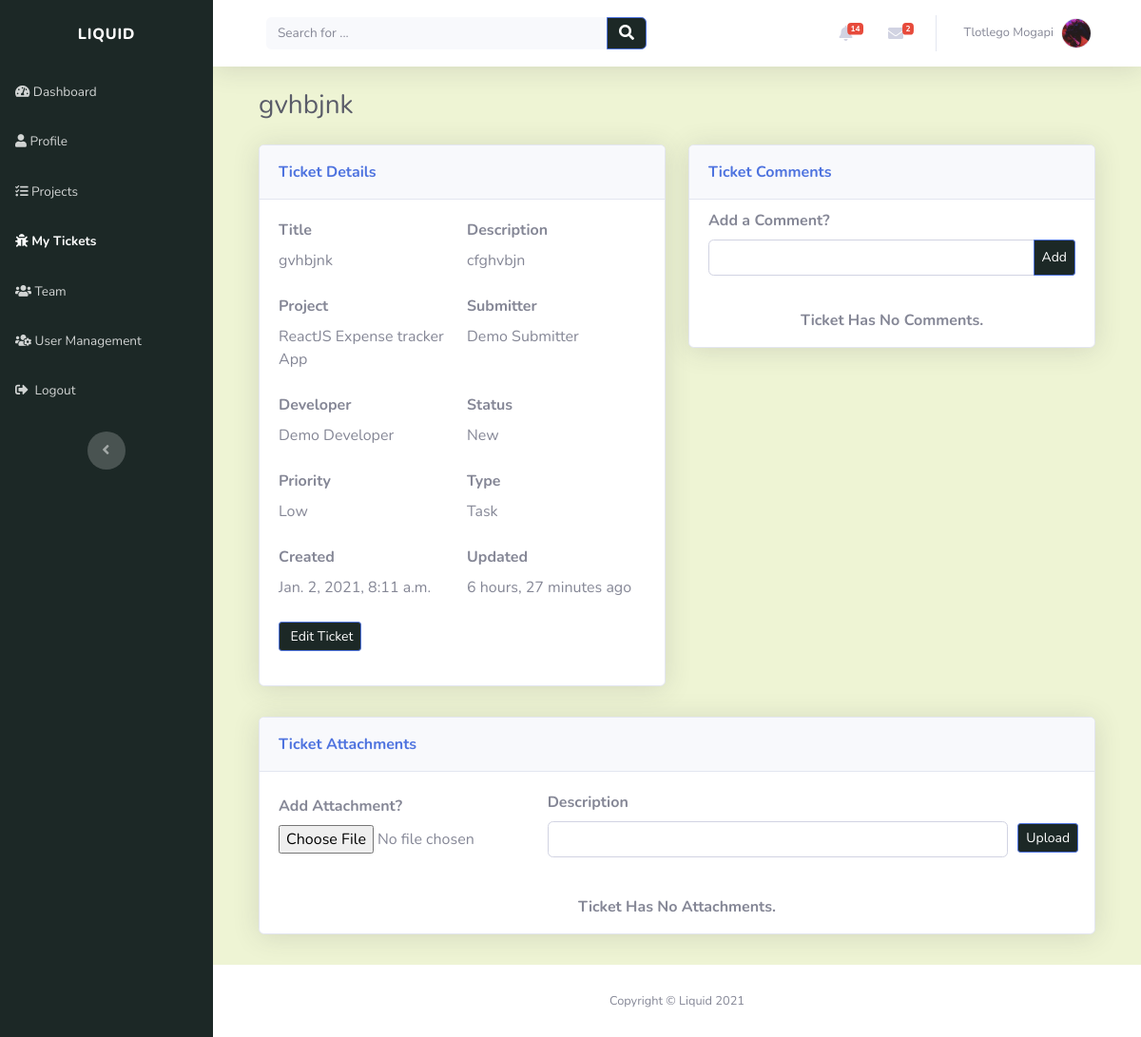
/tickets/gvhbjnk-5fuubjwz/ (signed in), run on an earlier commit of the app's database.
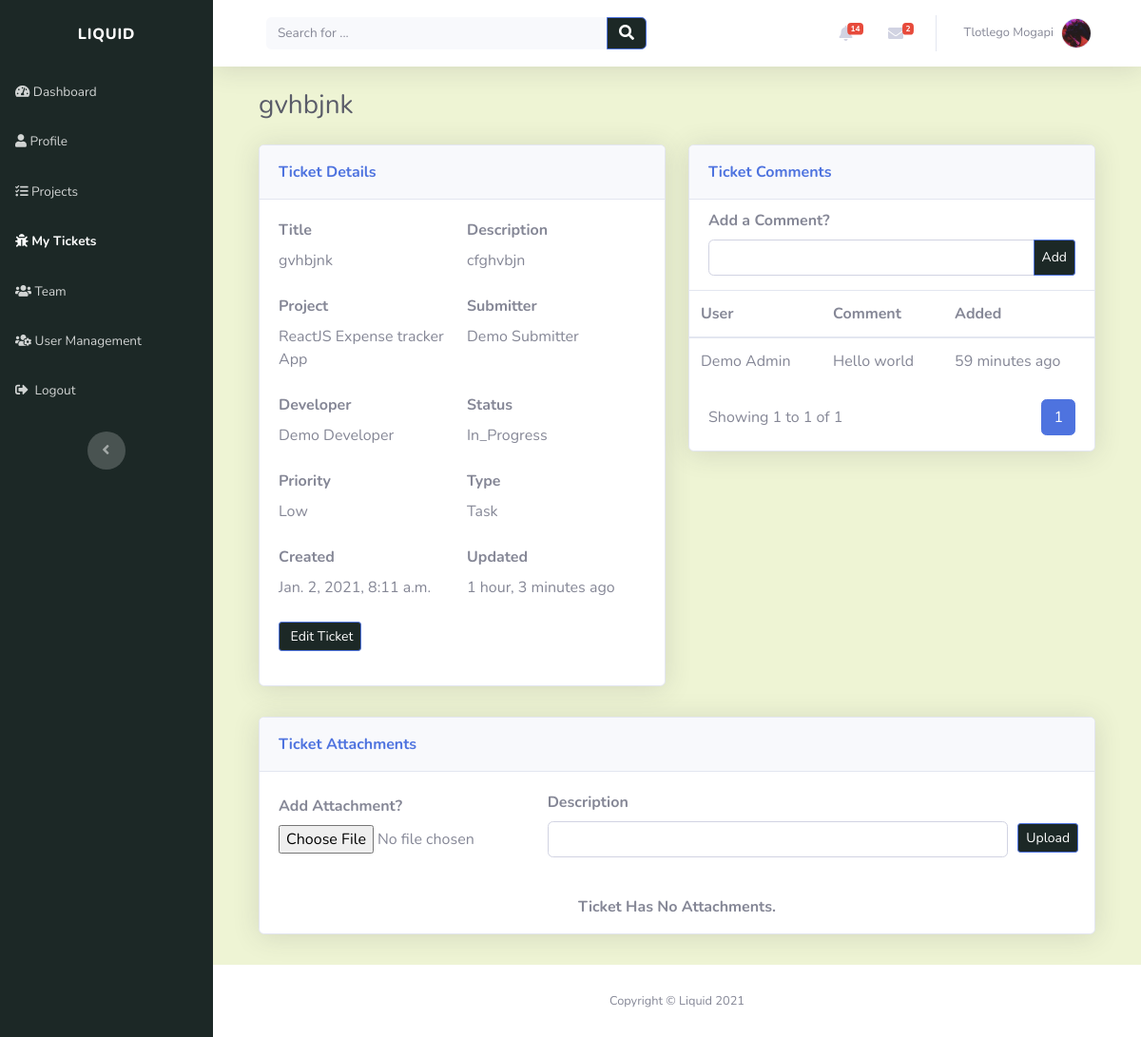
And on a later commit of the database.
### account/models.py (models this page shows, shortened)
class Profile(models.Model):
    user = models.OneToOneField(settings.AUTH_USER_MODEL, on_delete=models.CASCADE, unique=True)
    profile_picture = models.ImageField(default='profile_images/default.jpg', upload_to='profile_images', blank=True)
    website = models.URLField(blank=True)
    first_name = models.CharField(max_length=30, blank=True)
    last_name = models.CharField(max_length=30, blank=True)
    address = models.CharField(max_length=50, blank=True)
    city = models.CharField(max_length=50, blank=True)
    country = models.CharField(max_length=50, blank=True)
    slug = models.SlugField(unique=True, blank=True)

### tickets/models.py (models this page shows)
class Ticket(models.Model):
    TICKET_PRIORITY = (
        ('LOW', 'Low'),
        ('MEDIUM', 'Medium'),
        ('HIGH', 'High'),
    )
    TICKET_STATUS = (
        ('NEW', 'New'),
        ('IN_PROGRESS', 'In Progress'),
        ('RESOLVED', 'Resolved'),
    )
    TICKET_TYPE = (
        ('TASK', 'Task'),
        ('BUG', 'Bug'),
        ('CHANGE', 'Change'),
        ('FEATURE', 'Feature request')
    )
    title = models.CharField(max_length=50)
    description = models.CharField(max_length=200)
    created_by = models.ForeignKey(Profile, on_delete=models.CASCADE)
    project = models.ForeignKey(Project, related_name="tickets", on_delete=models.CASCADE)
    created_on = models.DateTimeField(verbose_name="created_on", auto_now_add=True)
    updated = models.DateTimeField(verbose_name="date updated", auto_now=True)
    priority = models.CharField(max_length=12, choices=TICKET_PRIORITY, default='LOW')
    status = models.CharField(max_length=12, choices=TICKET_STATUS, default='NEW')
    class_type = models.CharField(max_length=12, choices=TICKET_TYPE, default='TASK')
    slug = models.SlugField(unique=True, blank=True)
    def __str__(self):
        return self.title

class TicketComment(models.Model):
    user = models.ForeignKey(Profile, on_delete=models.CASCADE)
    ticket = models.ForeignKey(Ticket, on_delete=models.CASCADE)
    created_on = models.DateTimeField(verbose_name="date created", auto_now_add=True)
    updated = models.DateTimeField(verbose_name="date updated", auto_now=True)
    body_message = models.CharField(max_length=100)
    def __str__(self):
        return self.body_message

### projects/models.py (models this page shows)
class Project(models.Model):
    name = models.CharField(max_length=50, unique=True)
    description = models.CharField(max_length=200)
    created_on = models.DateTimeField(verbose_name="date created", auto_now_add=True)
    created_by = models.ForeignKey(Profile, on_delete=models.CASCADE)
    slug = models.SlugField(unique=True, blank=True)
    def __str__(self):
        return self.name

### tickets/views.py (the view)
# urls.py: path('<slug:slug>/', views.ticket_detail_view, name="view_ticket"),
@login_required(login_url='login_page')
def ticket_detail_view(request, slug):
    context = {}
    ticket = get_object_or_404(Ticket, slug=slug)
    user = request.user
    user_profile = get_object_or_404(Profile, user=user)
    if request.method == "POST":
        form = TicketCommentForm(request.POST)
        if form.is_valid():
            comment_body = form.cleaned_data['comment']
            ticket_comment = TicketComment.objects.create(user=user_profile, body_message=comment_body, ticket=ticket)
            return redirect('view_ticket', slug=slug)
    else:
        context['ticket'] = ticket
        context['ticket_attachments'] = TicketAttachment.objects.filter(ticket=ticket).order_by('-created_on')
        comments = TicketComment.objects.filter(ticket=ticket).order_by('-created_on')
        page = request.GET.get('page', 1)
        comments_paginator = Paginator(comments, COMMENTS_PER_PAGE)
        try:
            comments = comments_paginator.page(page)
        except PageNotAnInteger:
            comments = comments_paginator.page(COMMENTS_PER_PAGE)
        except EmptyPage:
            comments = comments_paginator.page(comments_paginator.num_pages)
        context['ticket_comments'] = comments
        context['ticket_developer'] = get_object_or_404(TicketAssignee, ticket=ticket).user
        context['submitter'] = ticket.created_by
        context['manager'] = ProjectRole.objects.filter(project=ticket.project).filter(user_role="Project Manager").first().user
        context['form'] = TicketCommentForm()
        context['attachment_form'] = TicketAttachmentForm()
    return render(request, "tickets/ticket_detail.html", context)

### tickets/templates/tickets/ticket_detail.html (shortened to what this page needs)
{% extends "index/header.html" %}
{% block content %}
<div class="container-fluid">
	<div class="d-sm-flex justify-content-between align-items-center mb-4">
		<h3 class="text-dark mb-0">{{ticket}}</h3>
	</div>
	<div class="row mb-3">
		<div class="col-lg-6">
			<div class="row">
				<div class="col">
					<div class="card shadow mb-3">
						<div class="card-header py-3">
							<p class="text-primary m-0 font-weight-bold" style="color: rgb(28, 40, 38)">
								Ticket Details
							</p>
						</div>
						<div class="card-body">
							<div class="form-row">
								<div class="col-lg-6">
									<div class="form-group">
										<label for="username"><strong>Title</strong></label>
										<p class="mb-4">{{ ticket.title }}</p>
									</div>
								</div>
								<div class="col-lg-6">
									<div class="form-group">
										<label for="username"><strong>Description</strong></label>
										<p class="mb-4">{{ ticket.description}}</p>
									</div>
								</div>
							</div>
							<div class="form-row">
								<div class="col-lg-6">
									<div class="form-group">
										<label for="username"><strong>Project</strong></label>
										<p class="mb-4">{{ ticket.project }}</p>
									</div>
								</div>
								<div class="col-lg-6">
									<div class="form-group">
										<label for="username"><strong>Submitter</strong></label>
										<p class="mb-4">
											{{ ticket.created_by.first_name }} {{ ticket.created_by.last_name }}
										</p>
									</div>
								</div>
							</div>
							<div class="form-row">
								<div class="col-lg-6">
									<div class="form-group">
										<label for="first_name"><strong>Developer</strong></label>
										{% with user=ticket.ticketassignee_set.all.first.user %}
										<p class="mb-4">{{ user.first_name }} {{user.last_name}}</p>
										{% endwith %}
									</div>
								</div>
								<div class="col-lg-6">
									<div class="form-group">
										<label for="first_name"><strong>Status</strong></label>
										<p class="mb-4">{{ ticket.status|title }}</p>
									</div>
								</div>
							</div>
							<div class="form-row">
								<div class="col-lg-6">
									<div class="form-group">
										<label for="first_name"><strong>Priority</strong></label>
										<p class="mb-4">{{ ticket.priority|title }}</p>
									</div>
								</div>
								<div class="col-lg-6">
									<div class="form-group">
										<label for="first_name"><strong>Type</strong></label>
										<p class="mb-4">{{ ticket.class_type|title }}</p>
									</div>
								</div>
							</div>
							<div class="form-row">
								<div class="col-lg-6">
									<div class="form-group">
										<label for="first_name"><strong>Created</strong></label>
										<p class="mb-4">{{ ticket.created_on }}</p>
									</div>
								</div>
								<div class="col-lg-6">
									<div class="form-group">
										<label for="first_name"><strong>Updated</strong></label>
										<p class="mb-4">{{ ticket.updated|timesince }} ago</p>
									</div>
								</div>
							</div>
							{% if profile == ticket_developer or profile == submitter or profile == manager or request.user.is_admin %}
							<div class="form-group">
								<a
									class="btn btn-primary btn-sm d-none d-sm-inline-block"
									role="button"
									href="{% url 'edit_ticket' ticket.slug %}"
									style="background: rgb(28, 40, 38)"
									>&nbsp;Edit Ticket</a
								>
							</div>
							{% endif %}
						</div>
					</div>
				</div>
			</div>
		</div>
		<div class="col-lg-6">
			<div class="row">
				<div class="col">
					<div class="card shadow mb-3">
						<div class="card-header py-3">
							<p class="text-primary m-0 font-weight-bold" style="color: rgb(28, 40, 38)">
								Ticket Comments
							</p>
						</div>
						<div class="form-row">
							<div class="col">
								<div
									class="form-group"
									style="margin-left: 20px; margin-right: 20px; margin-bottom: 15px; margin-top: 10px"
								>
									<label for="username"><strong>Add a Comment?</strong></label>
									<div>
										<form method="POST" action="{% url 'view_ticket' ticket.slug %}">
											<div class="input-group">
												{{ form.comment }}
												<div class="input-group-append">
													<button
														class="btn btn-primary btn-sm"
														type="submit"
														style="background: rgb(28, 40, 38);"
													>
														Add
													</button>
												</div>
											</div>
										</form>
									</div>
								</div>
							</div>
						</div>
						{% if ticket_comments %}
						<div
							class="table-responsive table mt-0"
							id="dataTable"
							role="grid"
							aria-describedby="dataTable_info"
						>
							<table class="table my-0" id="dataTable" aria-describedby="ticket_comments">
								<thead>
									<tr>
										<th scope="col">User</th>
										<th scope="col">Comment</th>
										<th scope="col">Added</th>
									</tr>
								</thead>
								<tbody>
									{% for comment in ticket_comments %}
									<tr style="white-space: nowrap">
										<td>{{comment.user.first_name}} {{comment.user.last_name}}</td>
										<td>{{ comment }}</td>
										<td>{{ comment.created_on|timesince}} ago</td>
									</tr>
									{%endfor%}
								</tbody>
							</table>
						</div>
						<div style="margin-left: 20px; margin-right: 20px">
							{% include 'tickets/snippets/comments_pagination.html' with comments=ticket_comments %}
						</div>
						{% else %}
						<div style="padding-top: 20px" class="text-center">
							<p><strong>Ticket Has No Comments.</strong></p>
						</div>
						{% endif %}
					</div>
				</div>
			</div>
		</div>
	</div>
	<div class="row mb-3">
		<div class="col-lg-12">
			<div class="row">
				<div class="col">
					<div class="card shadow mb-3">
						<div class="card-header py-3">
							<p class="text-primary m-0 font-weight-bold" style="color: rgb(28, 40, 38)">
								Ticket Attachments
							</p>
						</div>
						<div class="form-group" style="margin-left: 20px; margin-right: 20px; margin-bottom: 20px">
							<div>
								<form
									method="POST"
									action="{% url 'add_attachment' ticket.slug %}"
									enctype="multipart/form-data"
								>
									<div class="form-row align-items-center" style="margin-top: 20px">
										<div class="col-lg-4">
											<div>
												<label for="username"><strong>Add Attachment?</strong></label>
											</div>
											<div class="text-truncate d-flex">{{ attachment_form.attachment }}</div>
										</div>
										<div class="col-lg-7">
											<label for="username"><strong>Description</strong></label>
											{{attachment_form.note}}
										</div>
										<div class="col-lg-1" style="margin-top: 30px">
											<button
												class="btn btn-primary btn-sm"
												type="submit"
												style="background: rgb(28, 40, 38);"
											>
												Upload
											</button>
										</div>
									</div>
								</form>
							</div>
						</div>
						{% if ticket_attachments %}
						<div
							class="table-responsive table mt-0"
							id="dataTable"
							role="grid"
							aria-describedby="dataTable_info"
						>
							<table class="table my-0" id="dataTable" aria-describedby="ticket_attachments">
								<thead>
									<tr>
										<th scope="col">Uploader</th>
										<th scope="col">Added On</th>
										<th scope="col">Note</th>
										<th scope="col">File</th>
										<th scope="col">Size</th>
										<th scope="col">Action</th>
									</tr>
								</thead>
								<tbody>
									{% for attachment in ticket_attachments %}
									<tr style="white-space: nowrap">
										<td>{{attachment.user.first_name}} {{attachment.user.last_name}}</td>
										<td>{{ attachment.created_on|date:"SHORT_DATE_FORMAT" }}</td>
										<td>{{ attachment.note|truncatechars:40 }}</td>
										<td>{{ attachment.filename|truncatechars:20 }}</td>
										<td>{{ attachment.attachment.size|filesizeformat }}</td>
										<td>{% include 'tickets/snippets/ticket_attachement_action.html' %}</td>
									</tr>
									{%endfor%}
								</tbody>
							</table>
						</div>
						{% else %}
						<div style="padding-top: 20px" class="text-center">
							<p><strong>Ticket Has No Attachments.</strong></p>
						</div>
						{% endif %}
					</div>
				</div>
			</div>
		</div>
	</div>
</div>
{% endblock %}

### index/templates/index/snippets/navbar.html (shortened to what this page needs)
<nav
	class="navbar navbar-light navbar-expand bg-white shadow mb-4 topbar static-top"
	style="background: rgb(238, 244, 212)"
>
	<div class="container-fluid">
		<div class="container-fluid">
			<form
				method="GET"
				action="{% url 'index_page' %}"
				target="_self"
				class="form-inline d-none d-sm-inline-block mr-auto ml-md-3 my-2 my-md-0 mw-100 navbar-search"
			>
				<div class="input-group">
					<input
						class="bg-light form-control border-0 small"
						type="search"
						placeholder="Search for ..."
						value="{{query}}"
						name="q"
					/>
					<div class="input-group-append">
						<button class="btn btn-primary py-0" type="submit" style="background: rgb(28, 40, 38)">
							<em class="fas fa-search"></em>
						</button>
					</div>
				</div>
			</form>
			<ul class="nav navbar-nav flex-nowrap ml-auto">
				<li class="nav-item dropdown no-arrow mx-1">
					<div class="nav-item dropdown no-arrow">
						<a class="dropdown-toggle nav-link" data-toggle="dropdown" aria-expanded="false" href="#"
							>{% if alerts %}<span class="badge badge-danger badge-counter"
								>{{profile.alert_set.all.count}}</span
							>
							{%endif%}<em class="fas fa-bell fa-fw"></em
						></a>
					</div>
				</li>
				<li class="nav-item dropdown no-arrow mx-1">
					<div class="nav-item dropdown no-arrow">
						<a class="dropdown-toggle nav-link" data-toggle="dropdown" aria-expanded="false" href="#"
							><em class="fas fa-envelope fa-fw"></em>{% if direct_messages %}<span
								class="badge badge-danger badge-counter"
								>{{profile.direct_messages.all.count}}</span
							>{%endif%}</a
						>
					</div>
				</li>
				<li class="nav-item dropdown no-arrow">
					<div class="nav-item dropdown no-arrow">
						<a class="dropdown-toggle nav-link" data-toggle="dropdown" aria-expanded="false" href="#"
							><span class="d-none d-lg-inline mr-2 text-gray-600 small">
								{% if profile.first_name and profile.last_name %} {{profile.first_name}}
								{{profile.last_name}} {% else %} {{user}} {%endif%}
							</span>
							<img
								class="border rounded-circle img-profile"
								src="{{profile.profile_picture.url}}"
								alt="user image"
							/>
						</a>
					</div>
				</li>
			</ul>
		</div>
	</div>
</nav>

What changed in the data, as far as the page shows it:
changed Ticket "gvhbjnk": status "New" → "In_Progress"; updated "6 hours, 27 minutes" → "1 hour, 3 minutes"
added TicketComment: user.first_name "Demo", user.last_name "Admin", body_message "Hello world", created_on "59 minutes"
Also different on the page:
{{ comments.start_index }}: (not shown) → "1"
{{ comments.end_index }}: (not shown) → "1"
{{ comments.paginator.count }}: (not shown) → "1"
text no longer shown: "Ticket Has No Comments."
text now shown: "User Comment Added Showing to of"
new list line: "1"
